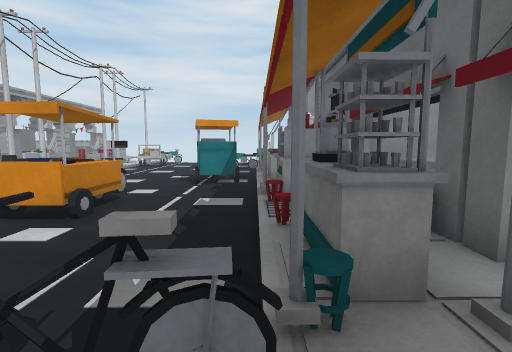
view 1 (above)

24 first-person views from a walk through a scene from a Unity 3-D project. The camera is 1.3 m above the floor, tilts 6° down and sees 85° across. The floor is counted in squares, 1 m on a side. Each view is taken from the middle of a square. On the plan, view 1 faces up. The plan holds only what a view shows up to about 13 squares ahead; the rest is blank. Some animated figures are not drawn.

view 2
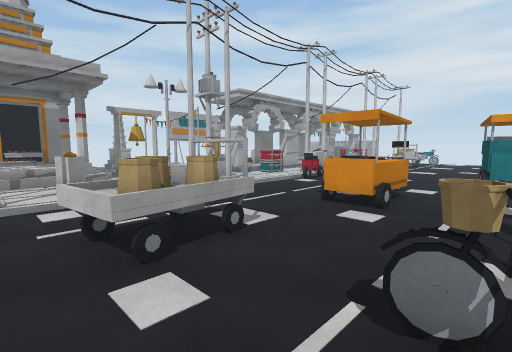

view 3
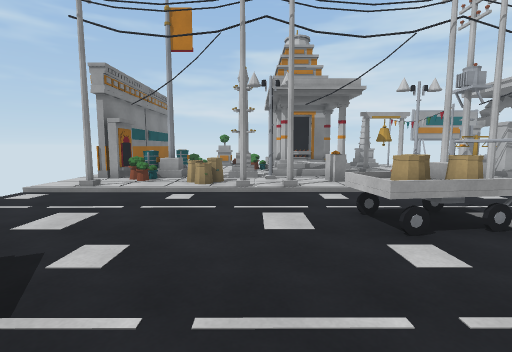

view 4
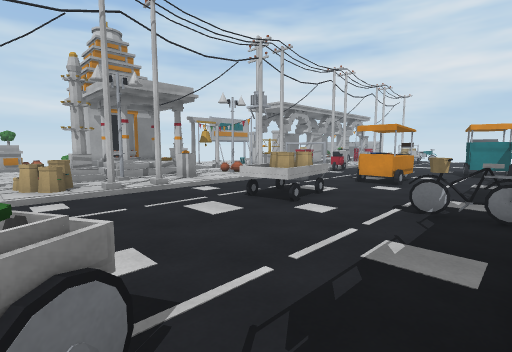

view 5
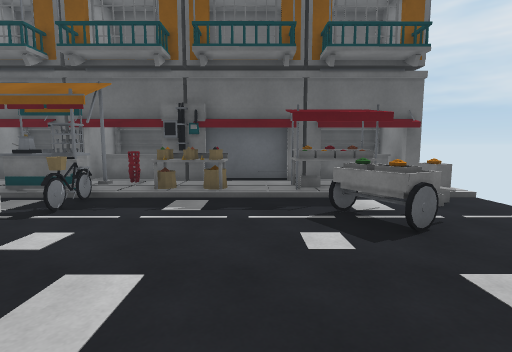

view 6
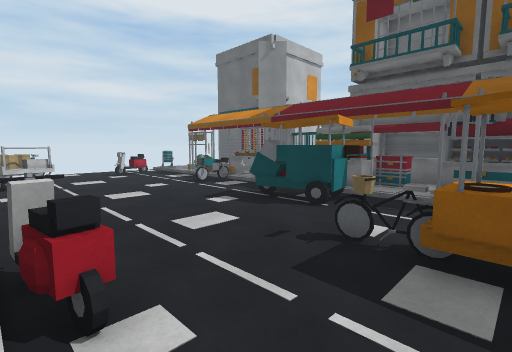

view 7
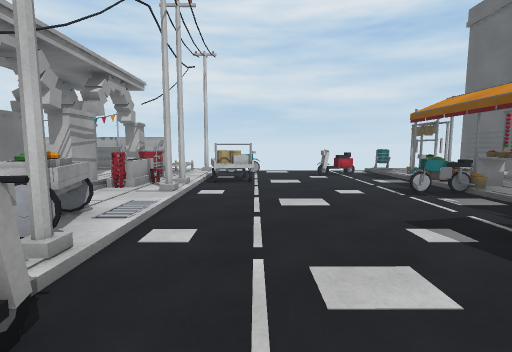

view 8
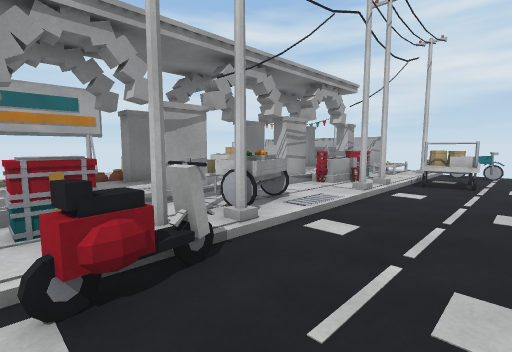

view 9
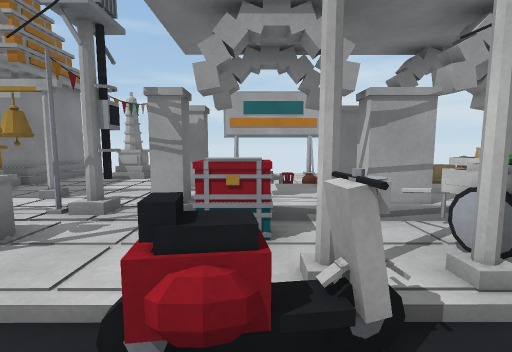

view 10
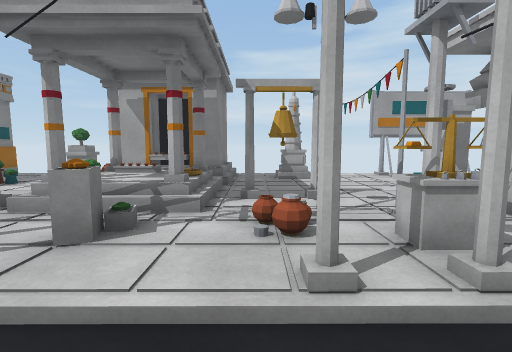

view 11
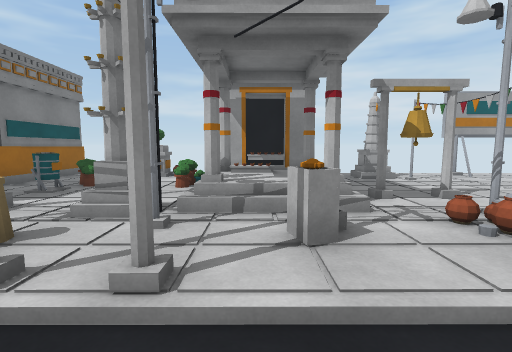

view 12
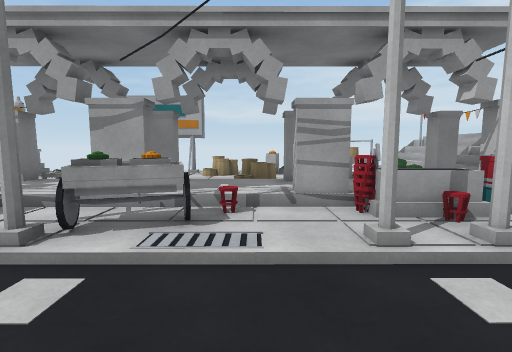

view 13
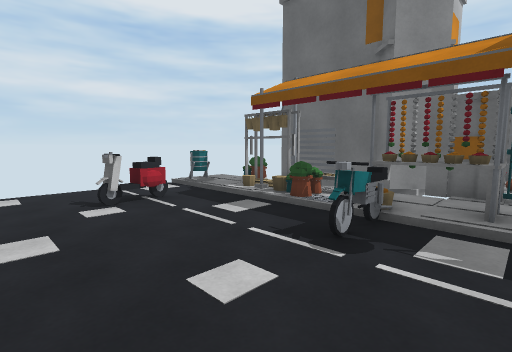

view 14
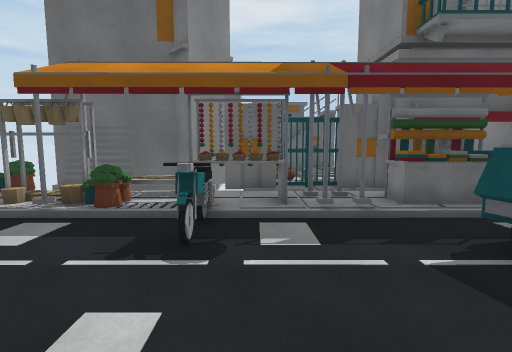

view 15
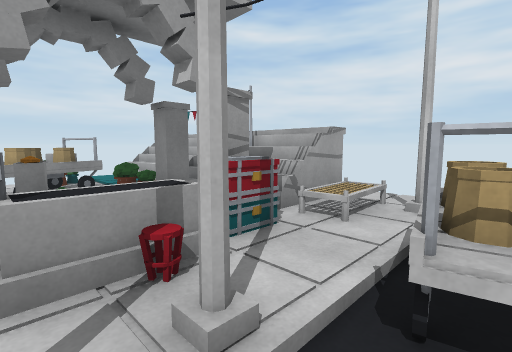

view 16
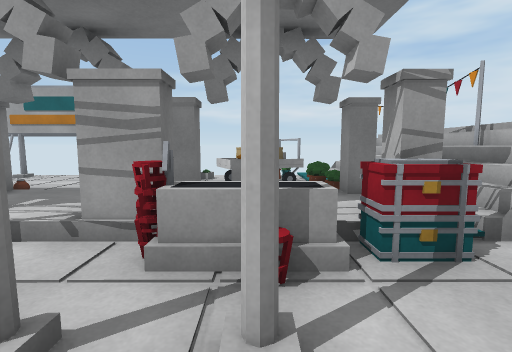

view 17
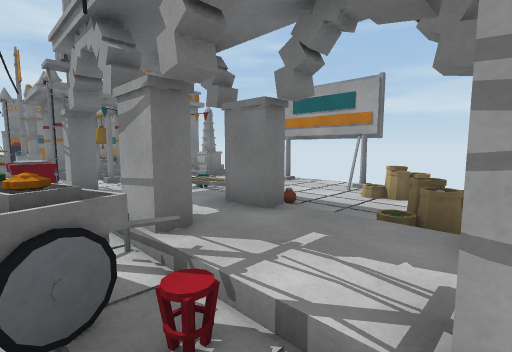

view 18
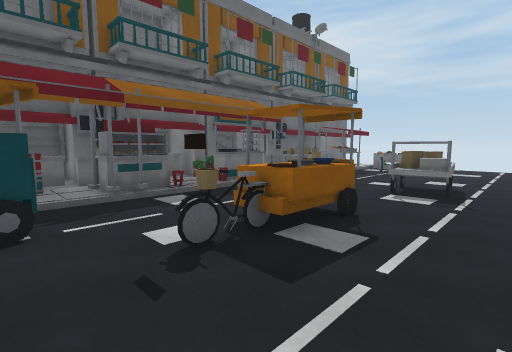

view 19
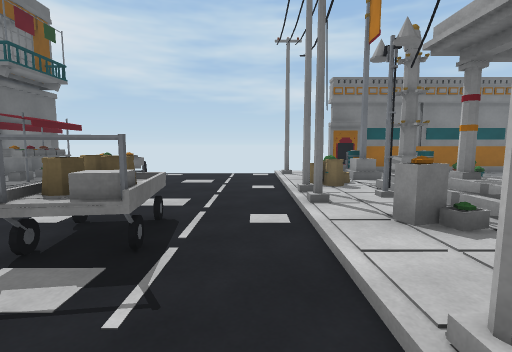

view 20
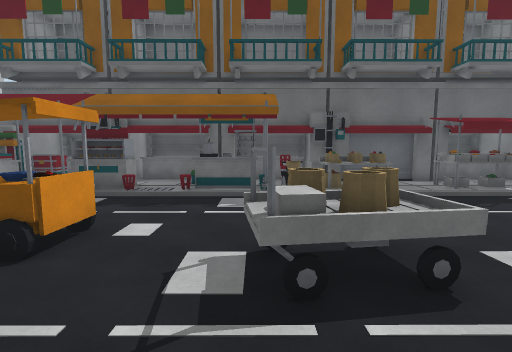

view 21
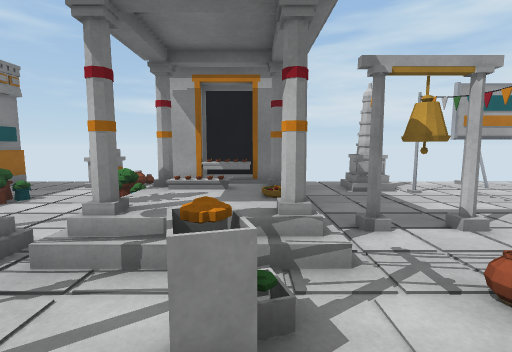

view 22
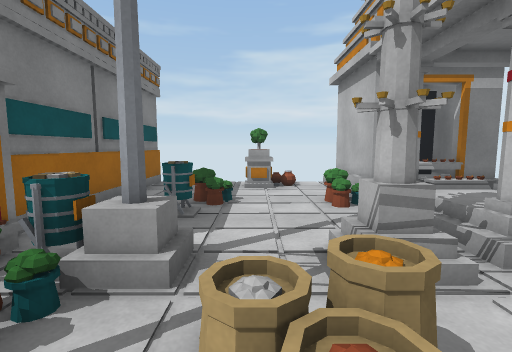

view 23
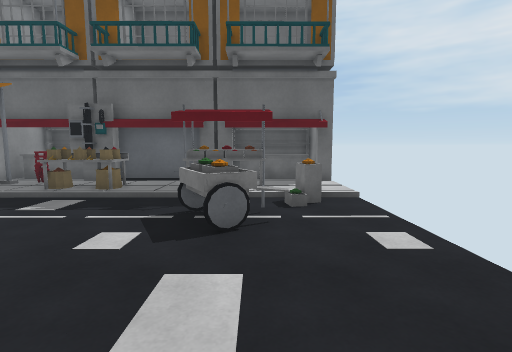

view 24
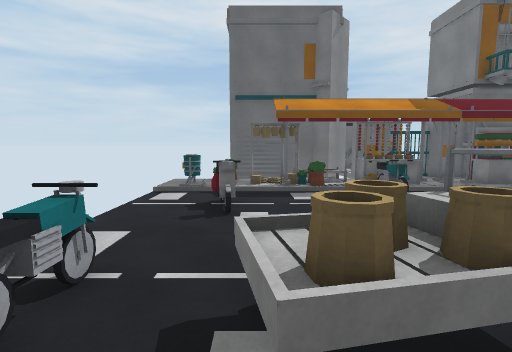

### Floor plan
Key: @ floor where view 1 was taken; # wall or solid block; x gap in a wall; . main floor; : floor 0.25 m higher than the main floor; + floor 0.5 m higher than the main floor; / step, stairs or slope; = window, fence, low wall or low ledge; ^ raised ledge; O other object.
Columns run from 18 left of view 1 to 5 right of it. Each row starts with its distance up from view 1.
 23         ::/......./::
 22 ///////////=#...../=.
 21 /=====/////....#=./:==
 20 //////////=^....../#:#
 19 ::: /#+/^:^^^.....##:#
 18 =x##= ++^./=#.....#=.#
 17 =:^#==++//#......./.:#
 16 ::^==#+#/:/......=#=:#
 15  =::=#+#:./........#:#
 14     =#++../.......####
 13  ==::/++:^/.......###
 12 :#/::/+##^/.....##/##
 11 ##::/#+##=#.....##/#####
 10 #::://++..x.....##/^#^ #
  9 #::://++^===....../:x^ #
  8 ##::/#+##:/...O...######
  7 :::::::x::/...O...######
  6 ::#::::#.//... O../#.^^#
  5   /:::::=##...OO../.:^ #
  4 :#/:::#//:/......./###^#
  3 ::::::#:/:/......./=####
  2 /###////../..^#...###
  1 ###^////x=/..^^.=x=##
  0   #^////::/..^^...@^##
 -1 #####//##:#.......=^##
 -2 :::==::x../......./^.#
 -3 :::::::::=/......./::#
 -4  =::::::==/.......//:#
 -5 :::===:#::/....=^=/#:###
 -6 :::::=:x=./.....^//#.^ #
 -7 :::::::##:#......==::^ #
 -8 x#######::/......./::#^#
 -9                      #

Where each view was taken, in squares from view 1:
view 1: 0 up, 0 right, facing up
view 2: 1 down, 1 left, facing up-left
view 3: 2 down, 0 right, facing left
view 4: 5 down, 0 right, facing up-left
view 5: 3 down, 7 left, facing right
view 6: 6 up, 8 left, facing up-right
view 7: 8 up, 6 left, facing up
view 8: 8 up, 5 left, facing up-left
view 9: 9 up, 6 left, facing left
view 10: 3 up, 6 left, facing left
view 11: 0 up, 6 left, facing left
view 12: 14 up, 5 left, facing left
view 13: 14 up, 5 left, facing up-right
view 14: 15 up, 5 left, facing right
view 15: 16 up, 7 left, facing up-left
view 16: 17 up, 7 left, facing left
view 17: 15 up, 9 left, facing down-left
view 18: 10 up, 7 left, facing down-right
view 19: 5 up, 7 left, facing down
view 20: 2 up, 8 left, facing right
view 21: 1 up, 8 left, facing left
view 22: 4 down, 8 left, facing left
view 23: 6 down, 7 left, facing right
view 24: 20 up, 9 left, facing right
